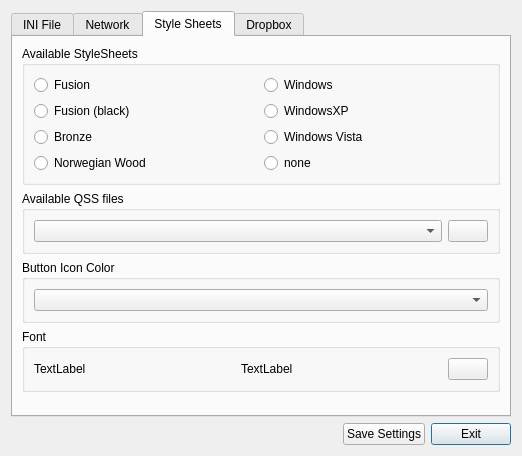
<?xml version="1.0" encoding="UTF-8"?>
<ui version="4.0">
 <class>QSettingsDialog</class>
 <widget class="QDialog" name="QSettingsDialog">
  <property name="geometry">
   <rect>
    <x>0</x>
    <y>0</y>
    <width>522</width>
    <height>418</height>
   </rect>
  </property>
  <property name="windowTitle">
   <string>Settings </string>
  </property>
  <layout class="QGridLayout" name="gridLayout_14">
   <item row="0" column="0">
    <widget class="QTabWidget" name="tabWidget">
     <property name="currentIndex">
      <number>2</number>
     </property>
     <widget class="QWidget" name="tab">
      <attribute name="title">
       <string>INI File</string>
      </attribute>
      <layout class="QGridLayout" name="gridLayout_3">
       <item row="0" column="0">
        <layout class="QGridLayout" name="gridLayout">
         <item row="2" column="0">
          <widget class="QTableWidget" name="grdValues"/>
         </item>
         <item row="1" column="0">
          <widget class="QComboBox" name="cboSections"/>
         </item>
         <item row="0" column="0">
          <widget class="QComboBox" name="cboINIFiles"/>
         </item>
        </layout>
       </item>
       <item row="1" column="0">
        <layout class="QHBoxLayout" name="horizontalLayout">
         <item>
          <widget class="QPushButton" name="cmdAddLine">
           <property name="text">
            <string>Add Key</string>
           </property>
          </widget>
         </item>
         <item>
          <widget class="QPushButton" name="cmdDelete">
           <property name="text">
            <string>Delete Key</string>
           </property>
          </widget>
         </item>
        </layout>
       </item>
      </layout>
     </widget>
     <widget class="QWidget" name="tab_3">
      <attribute name="title">
       <string>Network</string>
      </attribute>
      <layout class="QGridLayout" name="gridLayout_11">
       <item row="0" column="0">
        <widget class="QGroupBox" name="groupBox_4">
         <property name="title">
          <string>HTTP Server</string>
         </property>
         <layout class="QGridLayout" name="gridLayout_10">
          <item row="0" column="0">
           <widget class="QCheckBox" name="swHttpEnabled">
            <property name="text">
             <string>enable HTTP Server</string>
            </property>
           </widget>
          </item>
         </layout>
        </widget>
       </item>
       <item row="1" column="0">
        <widget class="QGroupBox" name="groupBox_5">
         <property name="title">
          <string>FTP Server</string>
         </property>
         <layout class="QGridLayout" name="gridLayout_8">
          <item row="0" column="0">
           <layout class="QHBoxLayout" name="horizontalLayout_6">
            <item>
             <widget class="QCheckBox" name="swFtpEnabled">
              <property name="text">
               <string>enable FTP Server on port</string>
              </property>
             </widget>
            </item>
            <item>
             <widget class="QLineEdit" name="edtFTPPort"/>
            </item>
           </layout>
          </item>
          <item row="1" column="0">
           <widget class="QCheckBox" name="chkAnonymous">
            <property name="text">
             <string>Anonymous login enabled</string>
            </property>
           </widget>
          </item>
          <item row="2" column="0">
           <layout class="QHBoxLayout" name="horizontalLayout_5">
            <item>
             <widget class="QLabel" name="lblFTPUser">
              <property name="text">
               <string>User:</string>
              </property>
             </widget>
            </item>
            <item>
             <widget class="QLineEdit" name="edtFTPUser"/>
            </item>
            <item>
             <widget class="QLabel" name="lblFTPPassword">
              <property name="text">
               <string>Password:</string>
              </property>
             </widget>
            </item>
            <item>
             <widget class="QLineEdit" name="edtFTPPassword"/>
            </item>
           </layout>
          </item>
         </layout>
        </widget>
       </item>
       <item row="2" column="0">
        <widget class="QGroupBox" name="groupBox_3">
         <property name="title">
          <string>Proxy</string>
         </property>
         <layout class="QGridLayout" name="gridLayout_7">
          <item row="0" column="0">
           <widget class="QLabel" name="label">
            <property name="text">
             <string> Proxy enable</string>
            </property>
           </widget>
          </item>
          <item row="1" column="0">
           <widget class="QLabel" name="label_2">
            <property name="text">
             <string> Proxy user</string>
            </property>
           </widget>
          </item>
          <item row="1" column="1">
           <widget class="QLineEdit" name="edtProxyUser"/>
          </item>
          <item row="2" column="0">
           <widget class="QLabel" name="label_3">
            <property name="text">
             <string> Proxy password</string>
            </property>
           </widget>
          </item>
          <item row="2" column="1">
           <widget class="QLineEdit" name="edtProxyPassword"/>
          </item>
          <item row="3" column="0">
           <widget class="QLabel" name="label_4">
            <property name="text">
             <string> Proxy IP Address</string>
            </property>
           </widget>
          </item>
          <item row="3" column="1">
           <widget class="QLineEdit" name="edtProxyIpAddress"/>
          </item>
          <item row="4" column="0">
           <widget class="QLabel" name="label_5">
            <property name="text">
             <string> Proxy Port</string>
            </property>
           </widget>
          </item>
          <item row="4" column="1">
           <widget class="QLineEdit" name="edtProxyIpPort"/>
          </item>
          <item row="0" column="1">
           <widget class="QCheckBox" name="swProxy">
            <property name="text">
             <string/>
            </property>
           </widget>
          </item>
         </layout>
        </widget>
       </item>
       <item row="3" column="0">
        <spacer name="verticalSpacer_3">
         <property name="orientation">
          <enum>Qt::Vertical</enum>
         </property>
         <property name="sizeHint" stdset="0">
          <size>
           <width>20</width>
           <height>6</height>
          </size>
         </property>
        </spacer>
       </item>
      </layout>
     </widget>
     <widget class="QWidget" name="tab_2">
      <attribute name="title">
       <string>Style Sheets</string>
      </attribute>
      <layout class="QGridLayout" name="gridLayout_6">
       <item row="3" column="0">
        <widget class="QGroupBox" name="groupBox_6">
         <property name="title">
          <string>Font</string>
         </property>
         <layout class="QGridLayout" name="gridLayout_12">
          <item row="0" column="0">
           <layout class="QHBoxLayout" name="horizontalLayout_4">
            <item>
             <widget class="QLabel" name="lblFontName">
              <property name="text">
               <string>TextLabel</string>
              </property>
             </widget>
            </item>
            <item>
             <widget class="QLabel" name="lblFontSize">
              <property name="text">
               <string>TextLabel</string>
              </property>
             </widget>
            </item>
            <item>
             <widget class="QPushButton" name="cmdFontSelect">
              <property name="sizePolicy">
               <sizepolicy hsizetype="Maximum" vsizetype="Maximum">
                <horstretch>0</horstretch>
                <verstretch>0</verstretch>
               </sizepolicy>
              </property>
              <property name="text">
               <string/>
              </property>
              <property name="icon">
               <iconset resource="../../../tosec.qrc">
                <normaloff>:/icon/toolbar/blue/images/toolbar/blue/setttings.ico</normaloff>:/icon/toolbar/blue/images/toolbar/blue/setttings.ico</iconset>
              </property>
             </widget>
            </item>
           </layout>
          </item>
         </layout>
        </widget>
       </item>
       <item row="4" column="0">
        <spacer name="verticalSpacer_2">
         <property name="orientation">
          <enum>Qt::Vertical</enum>
         </property>
         <property name="sizeHint" stdset="0">
          <size>
           <width>20</width>
           <height>89</height>
          </size>
         </property>
        </spacer>
       </item>
       <item row="0" column="0">
        <widget class="QGroupBox" name="groupBox">
         <property name="title">
          <string>Available StyleSheets</string>
         </property>
         <layout class="QGridLayout" name="gridLayout_5">
          <item row="0" column="0">
           <widget class="QRadioButton" name="radioButton_4">
            <property name="text">
             <string>Fusion</string>
            </property>
           </widget>
          </item>
          <item row="0" column="1">
           <widget class="QRadioButton" name="radioButton">
            <property name="text">
             <string>Windows</string>
            </property>
           </widget>
          </item>
          <item row="1" column="0">
           <widget class="QRadioButton" name="radioButton_5">
            <property name="text">
             <string>Fusion (black)</string>
            </property>
           </widget>
          </item>
          <item row="1" column="1">
           <widget class="QRadioButton" name="radioButton_2">
            <property name="text">
             <string>WindowsXP</string>
            </property>
           </widget>
          </item>
          <item row="2" column="0">
           <widget class="QRadioButton" name="radioButton_6">
            <property name="text">
             <string>Bronze</string>
            </property>
           </widget>
          </item>
          <item row="2" column="1">
           <widget class="QRadioButton" name="radioButton_3">
            <property name="text">
             <string>Windows Vista</string>
            </property>
           </widget>
          </item>
          <item row="3" column="0">
           <widget class="QRadioButton" name="radioButton_7">
            <property name="sizePolicy">
             <sizepolicy hsizetype="Preferred" vsizetype="Fixed">
              <horstretch>0</horstretch>
              <verstretch>0</verstretch>
             </sizepolicy>
            </property>
            <property name="text">
             <string>Norwegian Wood</string>
            </property>
           </widget>
          </item>
          <item row="3" column="1">
           <widget class="QRadioButton" name="radioButton_8">
            <property name="text">
             <string>none</string>
            </property>
           </widget>
          </item>
         </layout>
        </widget>
       </item>
       <item row="1" column="0">
        <widget class="QGroupBox" name="groupBox_2">
         <property name="title">
          <string>Available QSS files</string>
         </property>
         <layout class="QGridLayout" name="gridLayout_4">
          <item row="0" column="0">
           <layout class="QHBoxLayout" name="horizontalLayout_3">
            <item>
             <widget class="QComboBox" name="cboQssFiles"/>
            </item>
            <item>
             <widget class="QPushButton" name="cmdQssEdit">
              <property name="sizePolicy">
               <sizepolicy hsizetype="Maximum" vsizetype="Maximum">
                <horstretch>0</horstretch>
                <verstretch>0</verstretch>
               </sizepolicy>
              </property>
              <property name="text">
               <string/>
              </property>
              <property name="icon">
               <iconset resource="../../../tosec.qrc">
                <normaloff>:/icon/toolbar/blue/images/toolbar/blue/setttings.ico</normaloff>:/icon/toolbar/blue/images/toolbar/blue/setttings.ico</iconset>
              </property>
             </widget>
            </item>
           </layout>
          </item>
         </layout>
        </widget>
       </item>
       <item row="2" column="0">
        <widget class="QGroupBox" name="grpButtonColor">
         <property name="title">
          <string>Button Icon Color</string>
         </property>
         <layout class="QGridLayout" name="gridLayout_2">
          <item row="0" column="0">
           <layout class="QHBoxLayout" name="horizontalLayout_7">
            <item>
             <widget class="QComboBox" name="cboButtonColor"/>
            </item>
           </layout>
          </item>
         </layout>
        </widget>
       </item>
      </layout>
     </widget>
     <widget class="QWidget" name="tabDropbox">
      <attribute name="title">
       <string>Dropbox</string>
      </attribute>
      <layout class="QGridLayout" name="gridLayout_13">
       <item row="0" column="0">
        <widget class="QGroupBox" name="grpDropbox">
         <property name="title">
          <string>Dropbox settings</string>
         </property>
         <layout class="QGridLayout" name="gridLayout_9">
          <item row="0" column="0">
           <widget class="QLabel" name="lblDropboxKey">
            <property name="text">
             <string>Key:</string>
            </property>
           </widget>
          </item>
          <item row="0" column="1">
           <widget class="QLineEdit" name="edtDropboxKey"/>
          </item>
          <item row="1" column="0">
           <widget class="QLabel" name="lblDropboxSecret">
            <property name="text">
             <string>Secret:</string>
            </property>
           </widget>
          </item>
          <item row="1" column="1">
           <widget class="QLineEdit" name="edtDropboxSecret"/>
          </item>
          <item row="2" column="0">
           <widget class="QLabel" name="lblDropboxToken">
            <property name="text">
             <string>Token:</string>
            </property>
           </widget>
          </item>
          <item row="2" column="1">
           <widget class="QLineEdit" name="edtDropboxToken"/>
          </item>
          <item row="3" column="0">
           <widget class="QLabel" name="lblDropboxDir">
            <property name="text">
             <string>Directory:</string>
            </property>
           </widget>
          </item>
          <item row="3" column="1">
           <widget class="QLineEdit" name="edtDropboxDir"/>
          </item>
         </layout>
        </widget>
       </item>
       <item row="1" column="0">
        <spacer name="verticalSpacer">
         <property name="orientation">
          <enum>Qt::Vertical</enum>
         </property>
         <property name="sizeHint" stdset="0">
          <size>
           <width>20</width>
           <height>162</height>
          </size>
         </property>
        </spacer>
       </item>
      </layout>
     </widget>
    </widget>
   </item>
   <item row="1" column="0">
    <layout class="QHBoxLayout" name="horizontalLayout_2">
     <item>
      <spacer name="horizontalSpacer">
       <property name="orientation">
        <enum>Qt::Horizontal</enum>
       </property>
       <property name="sizeHint" stdset="0">
        <size>
         <width>418</width>
         <height>20</height>
        </size>
       </property>
      </spacer>
     </item>
     <item>
      <widget class="QPushButton" name="cmdOK">
       <property name="text">
        <string>Save Settings</string>
       </property>
      </widget>
     </item>
     <item>
      <widget class="QPushButton" name="cmdCancel">
       <property name="text">
        <string>Exit</string>
       </property>
       <property name="default">
        <bool>true</bool>
       </property>
      </widget>
     </item>
    </layout>
   </item>
  </layout>
 </widget>
 <resources>
  <include location="../../../tosec.qrc"/>
 </resources>
 <connections/>
</ui>
